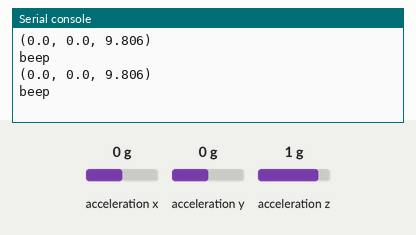
Recording of a program running on a simulated CircuitPython board. Parts: the last lines printed to the serial console. The inputs (shaded band) are chosen by the test bench; at power-on: acceleration x 0 g, acceleration y 0 g, acceleration z 1 g.

Above: at 1.2 s.
1.3 s: acceleration x set to -1.4 g
At 2.6 s:
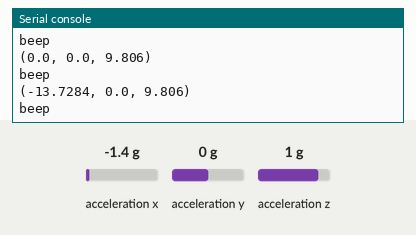
2.8 s: acceleration y set to -1.4 g
At 3.8 s:
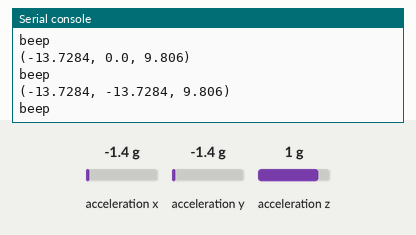
4.3 s: acceleration x set to 0.1 g
At 5.6 s:
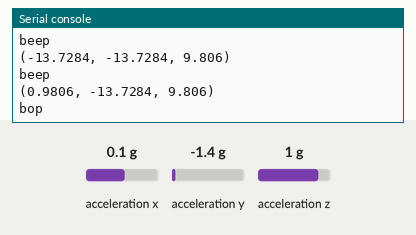
7.5 s: acceleration z set to -1.4 g
At 8.8 s:
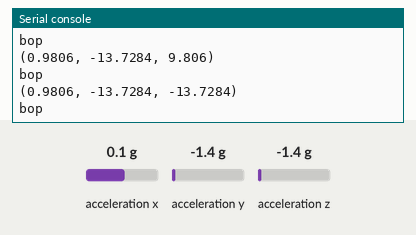
9.0 s: acceleration y set to 0 g
At 9.8 s:
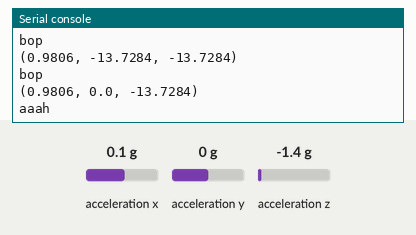
Timing chart, 0 to 12.0 s (numbered marks = the images above; inputs shaded):
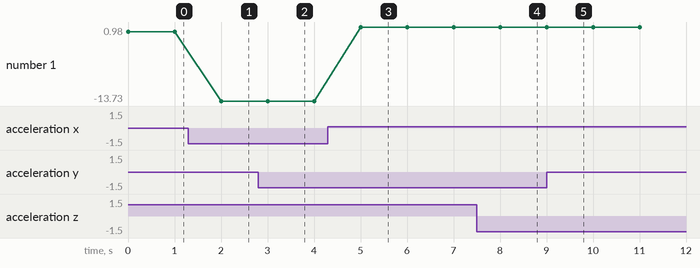

Measured:
- after the input at 1.3 s, the serial console: prints a new line after 0.70 s (image 1)
- after the input at 2.8 s, the serial console: prints a new line after 0.20 s (image 2)
- after the input at 4.3 s, the serial console: prints a new line after 0.70 s (image 3)
- after the input at 7.5 s, the serial console: prints a new line after 0.51 s (image 4)
- after the input at 9.0 s, the serial console: prints a new line at once (image 5)
- plotted number 1: 0 → -13.73 after the input at 1.3 s, -13.73 → 0.98 after the input at 4.3 s

The program:

answer.py
```python
import time
import board
import adafruit_lis3dh
import busio

i2c = busio.I2C(board.ACCELEROMETER_SCL, board.ACCELEROMETER_SDA)
lis3dh = adafruit_lis3dh.LIS3DH_I2C(i2c, address=0x19)
lis3dh.range = adafruit_lis3dh.RANGE_8_G


while True:
    x, y, z = lis3dh.acceleration
    print((x, y, z))
    if x > 1.0 or x < 0.01:
        print("beep")
        # you would play sound or light up colors here.
    elif y > 1.0 or y < -0.2:
        print("bop")
        # you would play sound or light up colors here.
    elif z > 10 or z < 8.0:
        print("aaah")
        # you would play sound or light up colors here.
    time.sleep(1)
```
